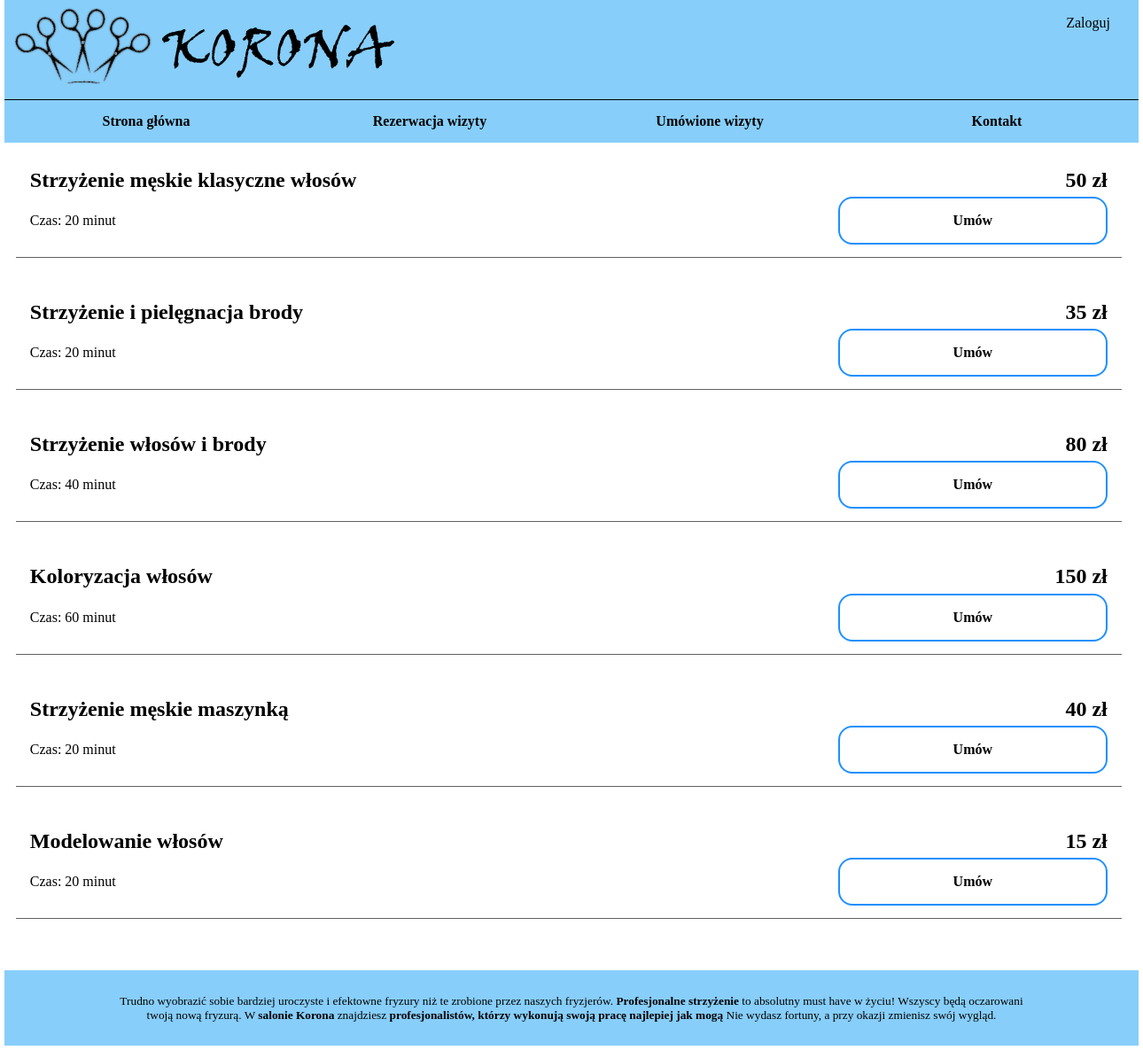
The page /uslugi.php on the database its author committed.
### tables this page shows
CREATE TABLE `uslugi` (
  `ID` int(11) NOT NULL,
  `NazwaUslugi` varchar(50) NOT NULL,
  `CzasTrwania` time NOT NULL,
  `Koszt` decimal(5,2) NOT NULL
);

### uslugi.php (the view, shortened to what this page needs)
<?php
    $servername = "localhost";
    $username = "root";
    $password = "";
    $conn = new mysqli($servername, $username, $password, "Fryzjer");
    $status = $_SESSION['status']??false;
    $email = $_SESSION['email']??null;
    $rola = $_SESSION['rola']??2;
?>
<!DOCTYPE html>
<html lang="en">
<head>
    <link rel="stylesheet" href="style.css">
</head>
<body onload='powiadomienie("komunikat")'>
    <div class="strona">
        <div class="banner">
            <div class="banner-logo">
                <a href="index.php"><img src="logo.png" alt="logo"/></a>
            </div>
            <section>
                <div class="banner-profile">
                    <?php if($status):?>
                        <div class="log">
                            <a href="logout.php">Wyloguj</a>
                        </div>
                        <div class="profil-email">
                            <a href="profil.php"><?php echo $email?></a>
                        </div>
                    <?php else:?>
                        <div class="log">
                            <a href="log.php">Zaloguj</a>
                        </div>
                    <?php endif;?>
                </div>
            </section>
        </div>
        <div class="nav">
            <ul>
                <a href="index.php"><li>Strona główna</li></a>
                <a <?php if($rola!=2){ echo "onclick=\"rezerwacja()\"";} else { echo "href=\"uslugi.php\"";} ?> ><li>Rezerwacja wizyty</li></a>
                <a href="wizyty.php"><li>Umówione wizyty &nbsp
                <?php
                    echo "</li></a>";
                ?>
                <a href="kontakt.php"><li>Kontakt</li></a>
            </ul>
        </div>
        <div class="content">
            <div class="uslugi">
                <?php
                    $query = mysqli_query($conn,"SELECT ID, NazwaUslugi, left(CzasTrwania, 2)*60+right(left(CzasTrwania, 5), 2), Koszt FROM uslugi;");
                    while($row=mysqli_fetch_row($query))
                    {
                        echo    "<div class='usluga'>
                                    <div class='usluga-nazwa'>$row[1]</div>
                                    <div class='usluga-cena'>".round($row[3],0)." zł</div>
                                    <div class='usluga-czas'>Czas: $row[2] minut</div>
                                    <div class='usluga-umow'>
                                        <a href='kalendarz.php/?usluga=$row[0]'>Umów</a>
                                    </div>
                                </div>";
                    }
                ?>
            </div>
        </div>
        <div class="stopka">
            <p>Trudno wyobrazić sobie bardziej uroczyste i efektowne fryzury niż te zrobione przez naszych fryzjerów.
                <strong>Profesjonalne strzyżenie</strong>
                to absolutny must have w życiu!
                <span> </span> Wszyscy będą oczarowani twoją nową fryzurą. W
                <span> </span><strong>salonie Korona</strong><span> </span>
                znajdziesz
                <strong>profesjonalistów, którzy wykonują swoją pracę najlepiej jak mogą</strong>
                Nie wydasz fortuny, a przy okazji zmienisz swój wygląd.
            </p>
        </div>
    </div>
</body>
</html>

### style.css (style rules this page uses)
a { text-decoration: none; color: black; cursor: pointer; }
.strona { width: 1280px; height: auto; margin-left: auto; margin-right: auto; margin-top: 0; }
.banner { max-width: 100%; height: 7em; background-color: lightskyblue; border-bottom:1px solid black; }
.banner-logo { float: left; }
.banner-profile { float: right; width: 50%; height: 3.2em; }
.log { float: right; height: 100%; margin-right: 1em; cursor: pointer; }
.log a, .profil-email a { flex: 1; display: flex; align-items: center; justify-content: center; padding: 0 1em; height: 100%; border-radius: 0.5em; }
.nav { clear: both; }
.nav a { text-decoration: none; color: black; }
.nav ul { background-color: lightskyblue; width: 100%; height: 3em; padding: 0; margin: 0; font-weight: bolder; }
.nav li { float: left; list-style: none; width: 25%; display: flex; align-items: center; justify-content: center; height: 100%; }
.content { width: 100%; min-height: 700px; height: auto; background-color: white; display: flex; flex-wrap: wrap; }
.stopka { width: 100%; height: auto; clear: both; text-align: center; font-size: smaller; background-color: lightskyblue; }
.stopka p { width: 80%; padding: 2em; margin-left: auto; margin-right: auto; }
.uslugi { width: 95%; height: 100%; padding: 1%; }
.usluga { width:100%; height:auto; float:left; border-bottom: rgb(97, 97, 97) 1px solid; margin-bottom: 2em; padding: 1em; display: flex; flex-wrap: wrap; }
.usluga-nazwa { float:left; width: 75%; font-size:x-large; padding-bottom: 0.3em; font-weight: bold; }
.usluga-cena { float: left; width: 25%; font-size: x-large; font-weight: bold; text-align: right; padding-bottom: 0.3em; }
.usluga-umow { float: left; width: 25%; display: flex; align-content: center; justify-content: center; flex-wrap: wrap; }
.usluga-umow a { height: 100%; width: 100%; display: flex; align-items: center; justify-content: center; color: black; border: dodgerblue 2px solid; border-radius: 1em; font-weight: bolder; }
.usluga-czas { float: left; width: 75%; display: flex; align-content: center; justify-content: left; flex-wrap: wrap; padding-top: 1em; padding-bottom: 1em; }

### rows shown on the page
uslugi: NazwaUslugi "Strzyżenie męskie klasyczne włosów", Koszt "50", row "20"
uslugi: NazwaUslugi "Strzyżenie i pielęgnacja brody", Koszt "35", row "20"
uslugi: NazwaUslugi "Strzyżenie włosów i brody", Koszt "80", row "40"
uslugi: NazwaUslugi "Koloryzacja włosów", Koszt "150", row "60"
uslugi: NazwaUslugi "Strzyżenie męskie maszynką", Koszt "40", row "20"
uslugi: NazwaUslugi "Modelowanie włosów", Koszt "15", row "20"
